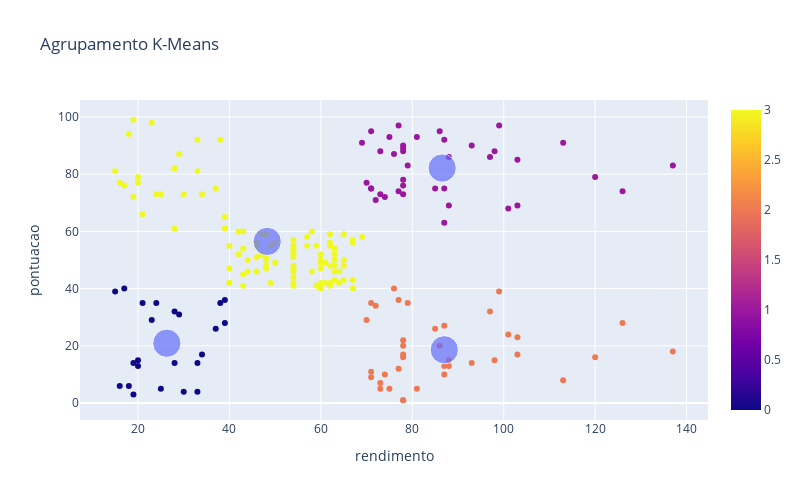

Notebook code for this chart:
### Markdown cell above
* KMeans com Dois Atributos

### Code cell
print('Método de Elbow')
elbow_method(df2, ['rendimento', 'pontuacao'])
print()
print('Resultados KMeans')
display(kmeans(df2, ['rendimento', 'pontuacao'], 4))
print()
print('Gráfico da Clusterização')
display(plota_clusters(df2, ['rendimento', 'pontuacao'], kmeans(df2, ['rendimento', 'pontuacao'], 4)))

### Figure 1 — Plotly figure (JSON) as saved in the notebook; plotly's stock layout.template omitted (floating-point values rounded to 4 significant figures; data arrays with more than 128 entries replaced by an {"elided": "..."} marker saying what was removed)
{"data": [{"hovertemplate": "x=%{x}<br>y=%{y}<br>color=%{marker.color}<extra></extra>", "legendgroup": "", "marker": {"color": {"elided": "200 int values"}, "coloraxis": "coloraxis", "symbol": "circle"}, "mode": "markers", "name": "", "orientation": "v", "showlegend": false, "type": "scatter", "x": {"elided": "200 int values"}, "xaxis": "x", "y": {"elided": "200 int values"}, "yaxis": "y"}, {"hovertemplate": "x=%{x}<br>y=%{y}<br>size=%{marker.size}<extra></extra>", "legendgroup": "", "marker": {"color": "#636efa", "size": [15, 15, 15, 15], "sizemode": "area", "sizeref": 0.0375, "symbol": "circle"}, "mode": "markers", "name": "", "orientation": "v", "showlegend": false, "type": "scatter", "x": [26.3, 86.54, 87.0, 48.26], "xaxis": "x", "y": [20.91, 82.13, 18.63, 56.48], "yaxis": "y"}], "layout": {"height": 500, "title": {"text": "Agrupamento K-Means"}, "width": 800, "xaxis": {"title": {"text": "rendimento"}}, "yaxis": {"title": {"text": "pontuacao"}}}}
